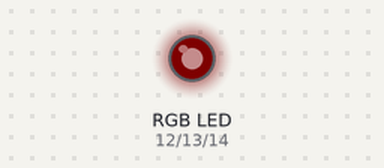
Recording of a sketch running on a simulated ESP32. Parts: an RGB LED mixed from three pins (HIGH = lit). Dim RGB values are drawn brighter than linear.

Above: at 0.05 s.
At 2.15 s:
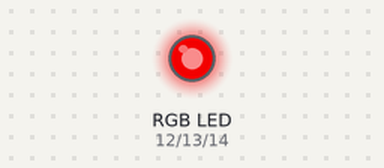
At 3.75 s:
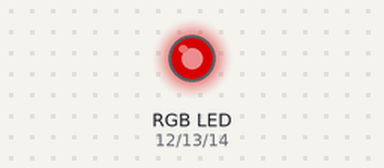
At 7.45 s:
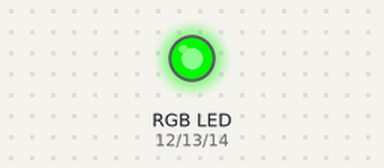
At 11.75 s:
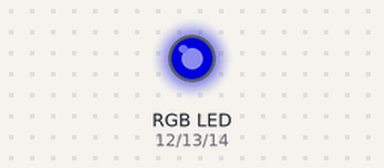
At 14.85 s:
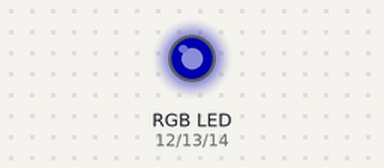
Timing chart, 0 to 20.0 s (numbered marks = the images above):
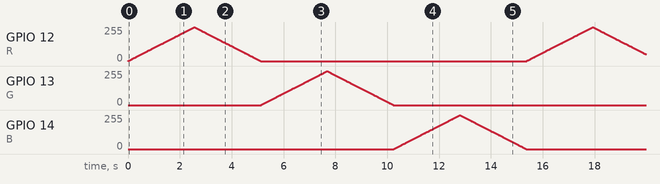

The sketch:

led_right_Adjustment.ino
```cpp
int R = 12;
int G = 13;
int B = 14;
int freq = 5000;
int resolution = 8;
int channel = 0;
void setup() {
  // put your setup code here, to run once:
 ledcSetup(channel,freq,resolution);
 ledcAttachPin(R,channel);
 ledcSetup(channel+1,freq,resolution);
 ledcAttachPin(G,channel+1);
 ledcSetup(channel+2,freq,resolution);
 ledcAttachPin(B,channel+2);
}
//밝기조정 루프 랍니다 :)
void loop() {

for(int i = 0;i<3;i++){
  for(int dutyCycle = 0;dutyCycle <=255;dutyCycle++){
    ledcWrite(channel + i, dutyCycle);
    delay(10);
//올렸다 줄였다 딜레이
  }
  for(int dutyCycle= 255;dutyCycle>=0;dutyCycle--){
    ledcWrite(channel +i,dutyCycle);
    delay(10);
  }
}
}
```
